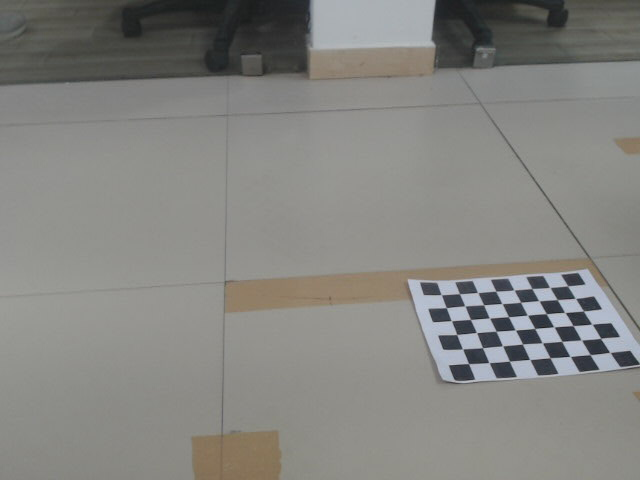
#> input picture Deva/backup/raw_photos/left.jpg, 640 x 480 px
$ python avinash_stitch.py
#> lines starting #> are read from the running program, lines starting #| are printed output that depends on the picture; after the words box and inside, x2 and y2 are one past the last pixel; in counts of white or black regions, pixels touching at a corner belong together
### Image_Stiching/avinash_lib_panorama.py
import numpy as np
import cv2


class Panaroma:
    def image_stitch(self, images, lowe_ratio=0.75, max_Threshold=4.0, match_status=False):
        # detect the features and keypoints from SIFT
        (imageB, imageA) = images
        (key_points_A, features_of_A) = self.detect_feature_and_keypoints(imageA)
        (key_points_B, features_of_B) = self.detect_feature_and_keypoints(imageB)

        # get the valid matched points
        Values = self.match_keypoints(key_points_A, key_points_B, features_of_A, features_of_B, lowe_ratio, max_Threshold)
        if Values is None:
            return None

        # get wrap perspective of image using computed homography
        (matches, Homography, status) = Values
        result_image = self.get_warp_perspective(imageA, imageB, Homography)
        result_image[0:imageB.shape[0], 0:imageB.shape[1]] = imageB

        # check to see if the keypoint matches should be visualized
        if match_status:
            vis = self.draw_matches(imageA, imageB, key_points_A, key_points_B, matches, status)
            return result_image, vis

        return result_image


    def get_warp_perspective(self, imageA, imageB, Homography):
        val = imageA.shape[1] + imageB.shape[1]
        result_image = cv2.warpPerspective(imageA, Homography, (val, imageA.shape[0]))
        return result_image


    def detect_feature_and_keypoints(self, image):
        # detect and extract features from the image
        descriptors = cv2.SIFT_create()
        (keypoints, features) = descriptors.detectAndCompute(image, None)
        keypoints = np.float32([i.pt for i in keypoints])
        return keypoints, features


    def get_all_possible_matches(self, featuresA, featuresB):
        # compute the all matches using Euclidean distance. Opencv provide DescriptorMatcher_create() function for that
        match_instance = cv2.DescriptorMatcher_create("BruteForce")
        All_Matches = match_instance.knnMatch(featuresA, featuresB, 2)
        return All_Matches


    def get_all_valid_matches(self, AllMatches, lowe_ratio):
        # to get all valid matches according to lowe concept..
        valid_matches = []
        for val in AllMatches:
            if len(val) == 2 and val[0].distance < val[1].distance * lowe_ratio:
                valid_matches.append((val[0].trainIdx, val[0].queryIdx))
        return valid_matches


    def compute_homography(self, pointsA, pointsB, max_Threshold):
        return cv2.findHomography(pointsA, pointsB, cv2.RANSAC, max_Threshold)


    def match_keypoints(self, KeypointsA, KeypointsB, featuresA, featuresB, lowe_ratio, max_Threshold):
        all_matches = self.get_all_possible_matches(featuresA, featuresB)
        valid_matches = self.get_all_valid_matches(all_matches, lowe_ratio)

        if len(valid_matches) <= 4:
            return None

        # construct the two sets of points
        points_A = np.float32([KeypointsA[i] for (_, i) in valid_matches])
        points_B = np.float32([KeypointsB[i] for (i, _) in valid_matches])
        (homograpgy, status) = self.compute_homography(points_A, points_B, max_Threshold)
        return valid_matches, homograpgy, status


    def get_image_dimension(self, image):
        return image.shape[:2]


    def get_points(self, imageA, imageB):
        (hA, wA) = self.get_image_dimension(imageA)
        (hB, wB) = self.get_image_dimension(imageB)
        vis = np.zeros((max(hA, hB), wA + wB, 3), dtype="uint8")
        vis[0:hA, 0:wA] = imageA
        vis[0:hB, wA:] = imageB
        return vis


    def draw_matches(self, imageA, imageB, KeypointsA, KeypointsB, matches, status):
        (hA, wA) = self.get_image_dimension(imageA)
        vis = self.get_points(imageA, imageB)

        # loop over the matches
        for ((trainIdx, queryIdx), s) in zip(matches, status):
            if s == 1:
                ptA = (int(KeypointsA[queryIdx][0]), int(KeypointsA[queryIdx][1]))
                ptB = (int(KeypointsB[trainIdx][0]) + wA, int(KeypointsB[trainIdx][1]))
                cv2.line(vis, ptA, ptB, (0, 255, 0), 1)
        return vis

### Image_Stiching/avinash_stitch.py
from avinash_lib_panorama import Panaroma
import imutils
import cv2


no_of_images = int(input("Enter the number of images you want to concatenate: "))
#> the answer given: 3
print("Enter the image names with extension in order of left to right in the way you want to concatenate: ")
# like tajm1.jpg, tajm2.jpg, tajm3.jpg .... tajmn.jpg


#creating list if filenames of images
filename = []
for i in range(no_of_images):
    filename.append(input("Enter the %d image name along with path and extension: " % (i + 1)))
#> this loop made 3 passes; the answer given on pass 1: ../Deva/backup/raw_photos/left.jpg

#creating list of readed images
images = []
for i in range(no_of_images):
    images.append(cv2.imread(filename[i]))


# We need to modify the images width and height to keep our aspect ratio same across images
for i in range(no_of_images):
    images[i] = imutils.resize(images[i], width=400)
#> after the loop, images = 3 items
    #images[i] = imutils.resize(images[i], width=2000)

for i in range(no_of_images):
    images[i] = imutils.resize(images[i], height=400)
    #images[i] = imutils.resize(images[i], height=2000)


#instance of class named panorama
panorama = Panaroma()
if no_of_images == 2:
    (result, matched_points) = panorama.image_stitch([images[0], images[1]], match_status=True)
else:
    (result, matched_points) = panorama.image_stitch([images[no_of_images - 2], images[no_of_images - 1]], match_status=True)
#> in image_stitch, `(imageB, imageA) = images`:
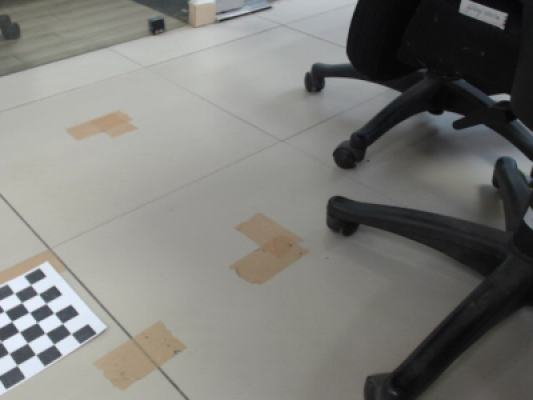
#> imageB: shape (400, 533, 3); mean of channels 0, 1, 2 119.9, 123.8, 123.9; drawn as B, G, R
#> in detect_feature_and_keypoints, `(keypoints, features) = descriptors.detectAndCompute(image, None)`: keypoints = 181 keypoints; strongest (x, y, size): (68, 313, 9.6), (52, 293, 9.1), (22, 355, 10.3), (32, 333, 9.7)
#> in detect_feature_and_keypoints, `keypoints = np.float32([i.pt for i in keypoints])`: keypoints = 181 pairs, first value 5.06 to 529.4, second value 2.64 to 393.2
#> in image_stitch, `(key_points_A, features_of_A) = self.detect_feature_and_keypoints(imag..`: key_points_A has the same summary as keypoints in detect_feature_and_keypoints
#> in detect_feature_and_keypoints (call 2), `(keypoints, features) = descriptors.detectAndCompute(image, None)`: keypoints = 181 keypoints; strongest (x, y, size): (68, 313, 9.6), (52, 293, 9.1), (22, 355, 10.3), (32, 333, 9.7)
#> in image_stitch, `(key_points_B, features_of_B) = self.detect_feature_and_keypoints(imag..`: key_points_B = 181 pairs, first value 5.06 to 529.4, second value 2.64 to 393.2
#> in get_all_possible_matches, `All_Matches = match_instance.knnMatch(featuresA, featuresB, 2)`: All_Matches = 181 matches
#> after the loop in get_all_valid_matches, `for val in AllMatches:`: valid_matches = 181 pairs, first value 0 to 180, second value 0 to 180
#> in match_keypoints, `points_A = np.float32([KeypointsA[i] for (_, i) in valid_matches])`: points_A has the same summary as key_points_B in image_stitch
#> in match_keypoints, `points_B = np.float32([KeypointsB[i] for (i, _) in valid_matches])`: points_B has the same summary as key_points_B in image_stitch
#> in match_keypoints, `(homograpgy, status) = self.compute_homography(points_A, points_B, max..`: homograpgy = [[1, -6.66e-16, 2.91e-13], [-6.29e-16, 1, 2.59e-13], [-3.01e-18, -2.15e-18, 1]]; status = 181 values from 1 to 1
#> in image_stitch, `(matches, Homography, status) = Values`: matches has the same summary as valid_matches in get_all_valid_matches; Homography has the same summary as homograpgy in match_keypoints
#> in get_warp_perspective, `result_image = cv2.warpPerspective(imageA, Homography, (val, imageA.sh..`:
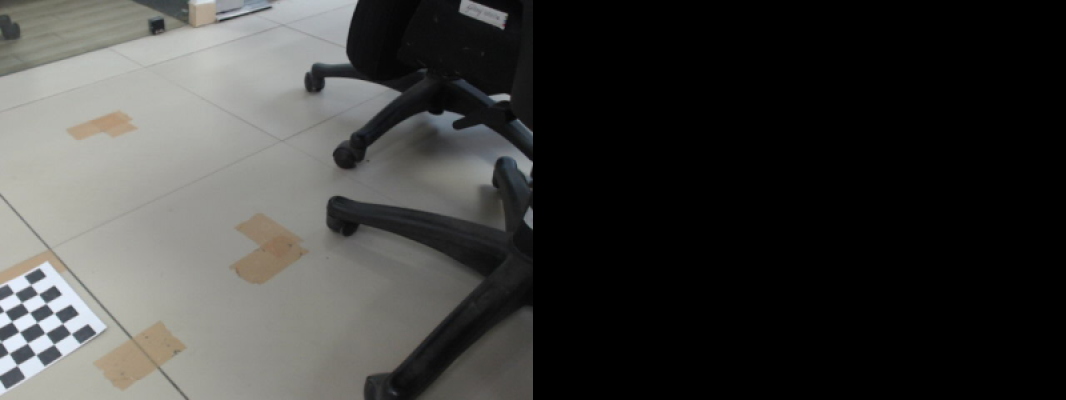
#> result_image: shape (400, 1066, 3); mean of channels 0, 1, 2 60, 61.9, 61.9; drawn as B, G, R
#> in draw_matches, `(hA, wA) = self.get_image_dimension(imageA)`: hA = 400; wA = 533
#> in get_points, `(hA, wA) = self.get_image_dimension(imageA)`: hA = 400; wA = 533
#> in get_points, `(hB, wB) = self.get_image_dimension(imageB)`: hB = 400; wB = 533
#> in get_points, `vis[0:hB, wA:] = imageB`:
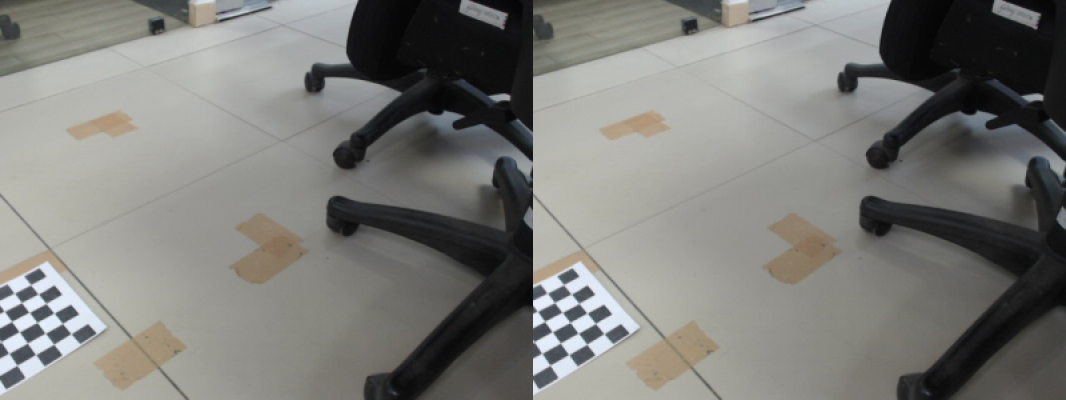
#> vis: shape (400, 1066, 3); mean of channels 0, 1, 2 119.9, 123.8, 123.9; drawn as B, G, R
#> the loop in draw_matches, `for ((trainIdx, queryIdx), s) in zip(matches, status):` made 181 passes
#> (ptA, ptB) on passes 1 to 12: ((5, 11), (538, 11)), ((5, 200), (538, 200)), ((6, 384), (539, 384)), ((6, 18), (539, 18)), ((9, 330), (542, 330)), ((11, 301), (544, 301)), ((11, 32), (544, 32)), ((11, 32), (544, 32)), ((12, 272), (545, 272)), ((14, 342), (547, 342)), ((14, 13), (547, 13)), ((14, 381), (547, 381))
#> ptA on pass 100: (269, 7)
#> after the loop in draw_matches, `for ((trainIdx, queryIdx), s) in zip(matches, status):`:
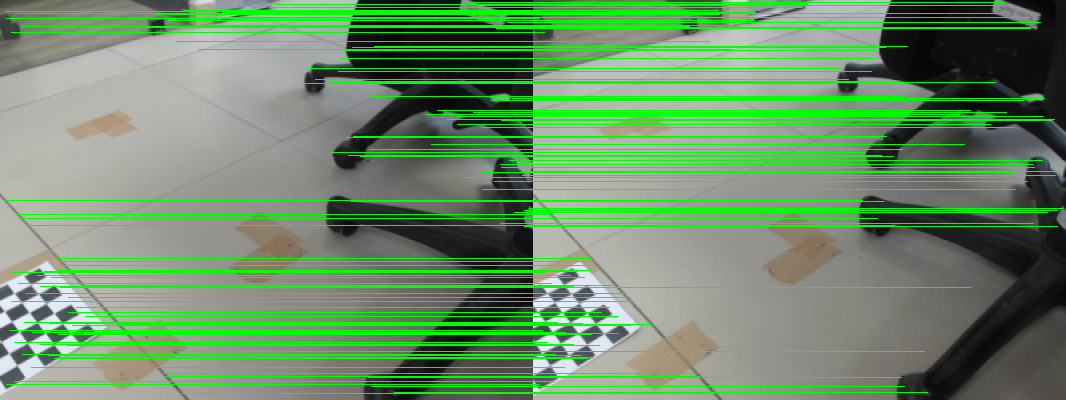
#> vis: shape (400, 1066, 3); 14.57% of pixels changed, all inside (x1, y1, x2, y2) = (5, 2, 1063, 394); drawn as B, G, R
    for i in range(no_of_images - 2):
        (result, matched_points) = panorama.image_stitch([images[no_of_images - i - 3], result], match_status=True)
#> this loop made 1 pass
#> pass 1, in get_warp_perspective (call 2), `result_image = cv2.warpPerspective(imageA, Homography, (val, imageA.sh..`:
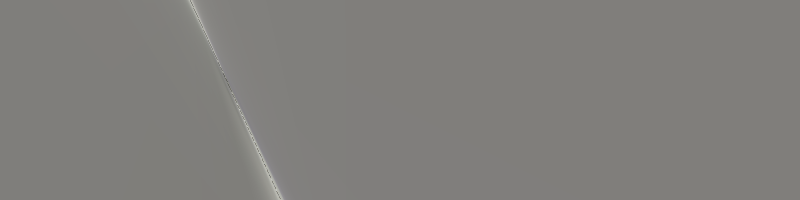
#> result_image: shape (400, 1599, 3) (shown at 1/2 size); mean of channels 0, 1, 2 123.7, 126.7, 128.3; drawn as B, G, R
#> pass 1, in image_stitch (call 2), `vis = self.draw_matches(imageA, imageB, key_points_A, key_points_B, ma..`:
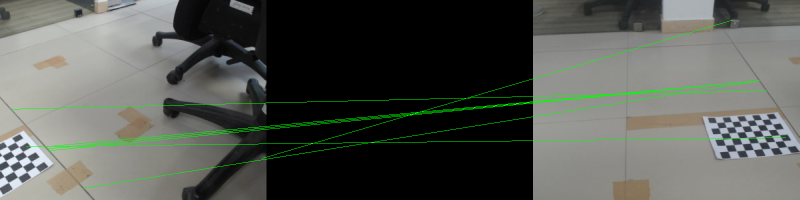
#> vis: shape (400, 1599, 3) (shown at 1/2 size); mean of channels 0, 1, 2 81.8, 87.9, 84.4; drawn as B, G, R
#> after the loop:
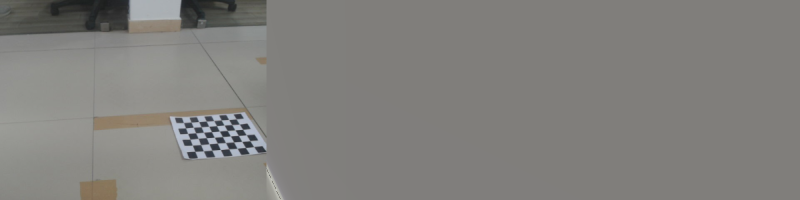
#> result: shape (400, 1599, 3) (shown at 1/2 size); mean of channels 0, 1, 2 125.2, 128.3, 129.7; drawn as B, G, R

# show input images
# for i in range(no_of_images):
#     cv2.imshow("Image {k}".format(k=i + 1), images[i])

# show the panorama image and valid matched points
cv2.imshow("Keypoint Matches", matched_points)
cv2.imshow("Panorama", result)

# save panorama and matched_points images in output folder
cv2.imwrite("output/matched_points.jpg", matched_points)
cv2.imwrite("output/panorama_image.jpg", result)

cv2.waitKey(0)
cv2.destroyAllWindows()
